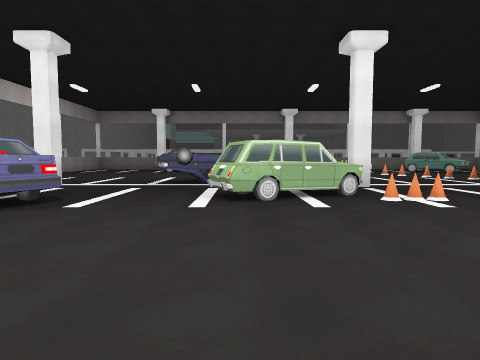
view 1 (above)

24 first-person views from a walk through a Unity game level. The camera is 1.4 m above the floor, tilts 4° down and sees 75° across. The floor is counted in squares, 2.4 m on a side. Each view is taken from the middle of a square. On the plan, view 1 faces up. The plan holds only what a view shows up to about 9 squares ahead; the rest is blank. The place goes on beyond the plan. The player character is not drawn.

view 2
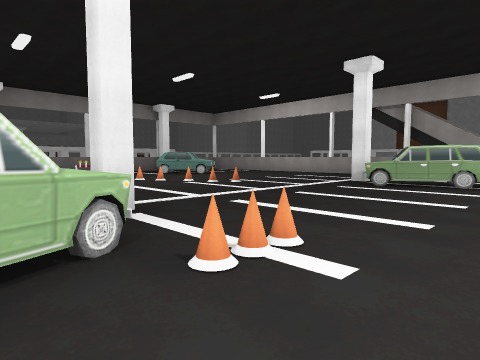

view 3
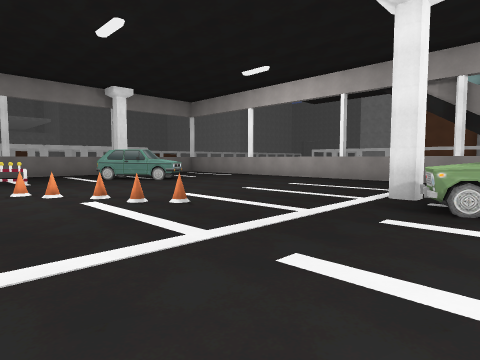

view 4
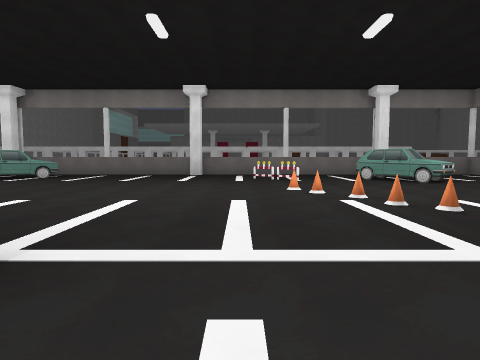

view 5
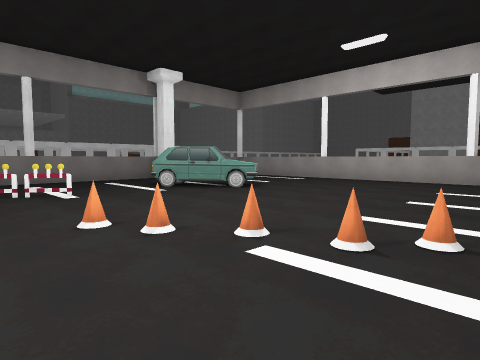

view 6
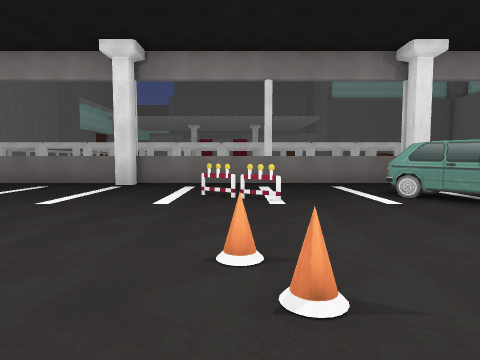

view 7
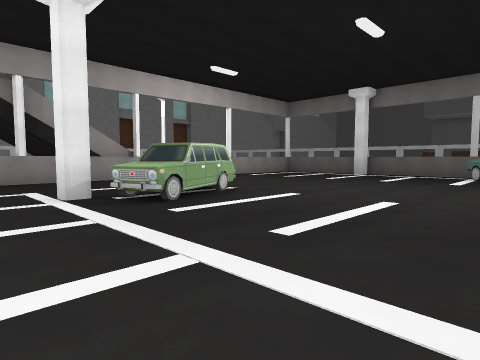

view 8
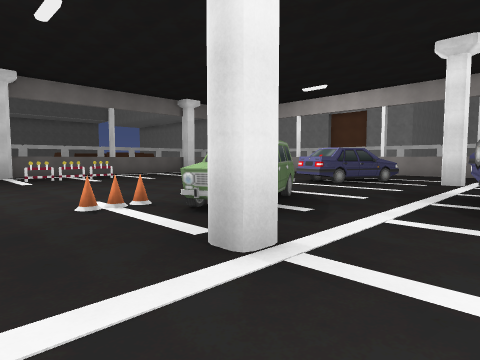

view 9
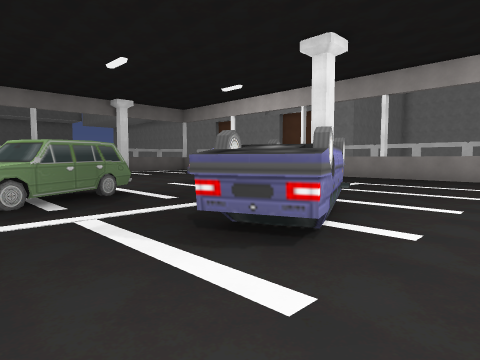

view 10
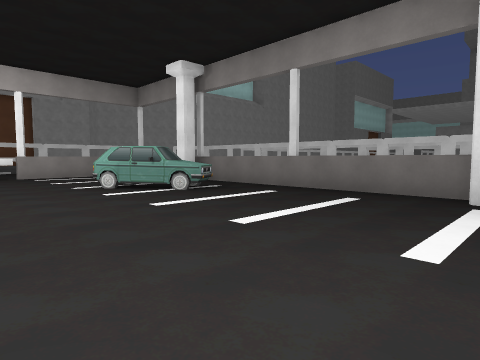

view 11
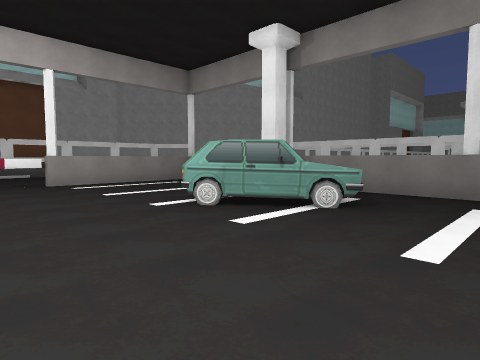

view 12
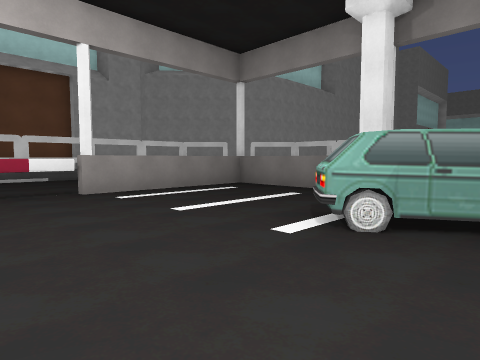

view 13
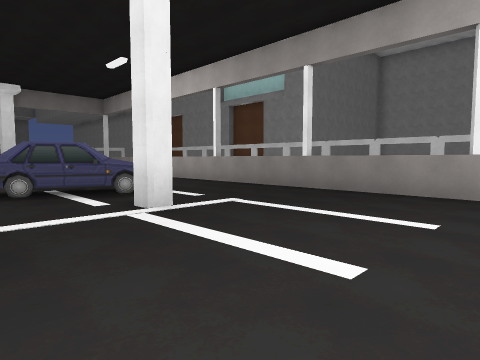

view 14
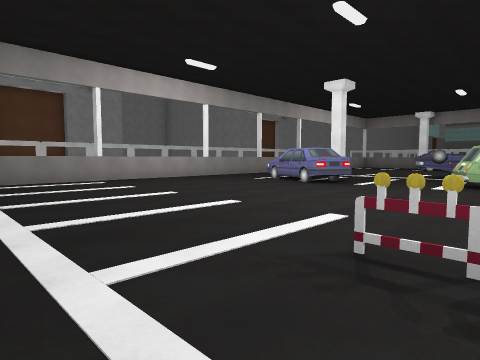

view 15
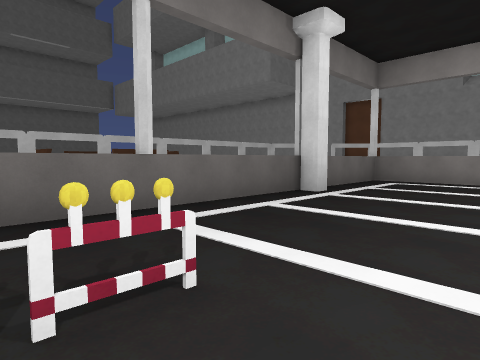

view 16
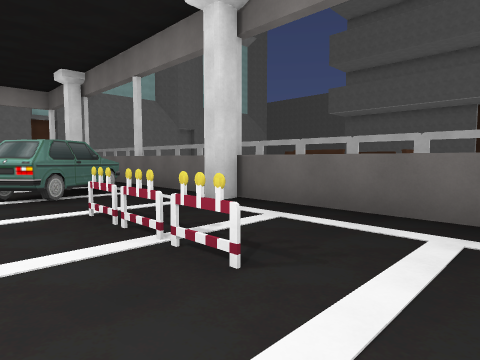

view 17
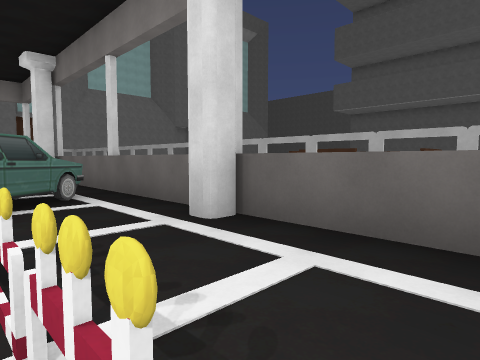

view 18
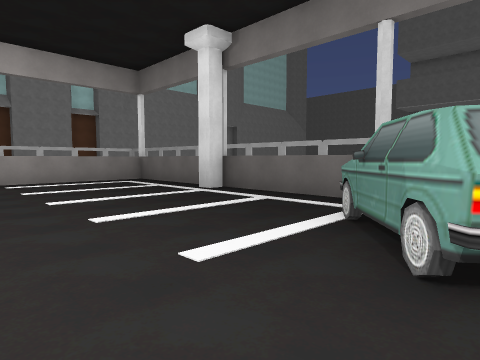

view 19
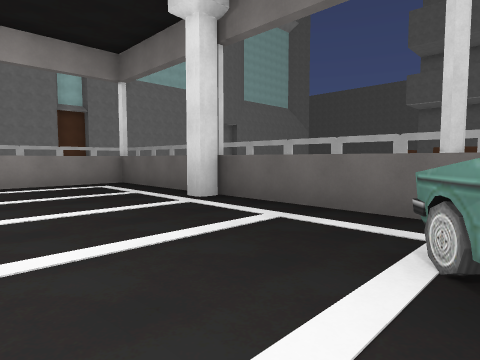

view 20
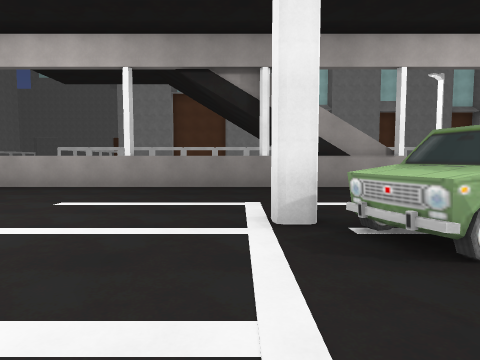

view 21
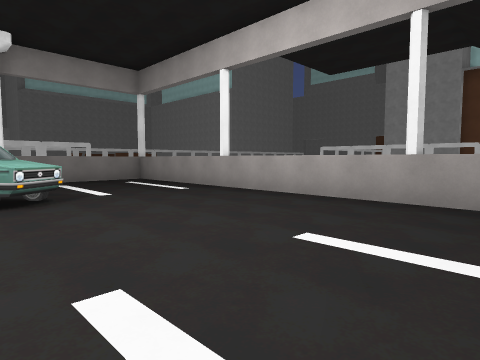

view 22
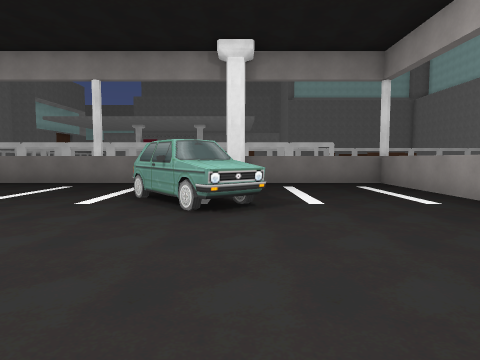

view 23
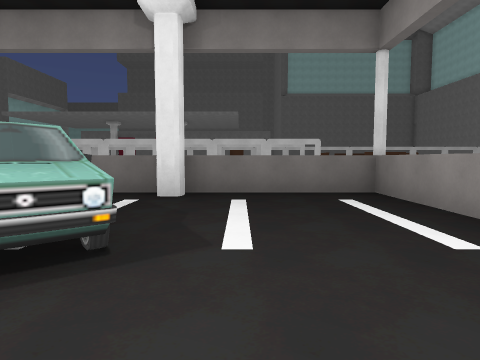

view 24
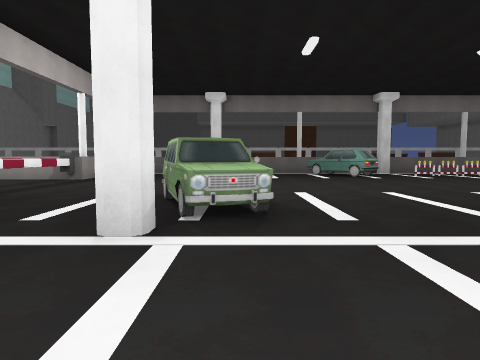

### Floor plan
Key: @ floor where view 1 was taken; # wall or solid block; x gap in a wall; . floor; = window, fence, low wall or low ledge; ^ raised ledge; C car.
Columns run from 9 left of view 1 to 15 right of it. Each row starts with its distance up from view 1.
 17    ## ## ##  ## ## ##
 16   ...#......^.....#...=
 15  #.....C..............=
 14  #....CC......#..C....#
 13 .x...............CC..#
 12 ..#...................#
 11    ...........=.......#
 10    ...................#
  9   .......C.....=.....#
  8  #.....CCC............#
  7   ...#.C...#......#..#
  6   ...............C....#
  5  #..CC...CCC.....CC...#
  4   ...CC..C........C...#
  3  #.....................
  2  # ...................^
  1  #....................^.
  0   .......@............^^^
 -1  #........##.CC.......=
 -2  #............C.......=
 -3   ...#......^.....#...=
 -4   ### ###### ##### ###

Where each view was taken, in squares from view 1:
view 1: 0 up, 0 right, facing up
view 2: 3 up, 1 right, facing up-right
view 3: 5 up, 4 right, facing up-right
view 4: 5 up, 4 right, facing up
view 5: 8 up, 4 right, facing up-right
view 6: 9 up, 5 right, facing up
view 7: 8 up, 4 right, facing down-right
view 8: 8 up, 4 right, facing down-left
view 9: 10 up, 2 right, facing down-left
view 10: 11 up, 3 right, facing up-left
view 11: 11 up, 0 right, facing up-left
view 12: 11 up, 2 left, facing up-left
view 13: 10 up, 2 left, facing down-left
view 14: 3 down, 1 right, facing up-left
view 15: 0 up, 1 right, facing down-left
view 16: 0 up, 1 left, facing down-right
view 17: 1 down, 0 right, facing down-right
view 18: 1 up, 4 right, facing down-right
view 19: 0 up, 5 right, facing down-right
view 20: 7 up, 6 right, facing right
view 21: 8 up, 8 right, facing up-right
view 22: 9 up, 9 right, facing up
view 23: 11 up, 10 right, facing up
view 24: 9 up, 8 right, facing down
